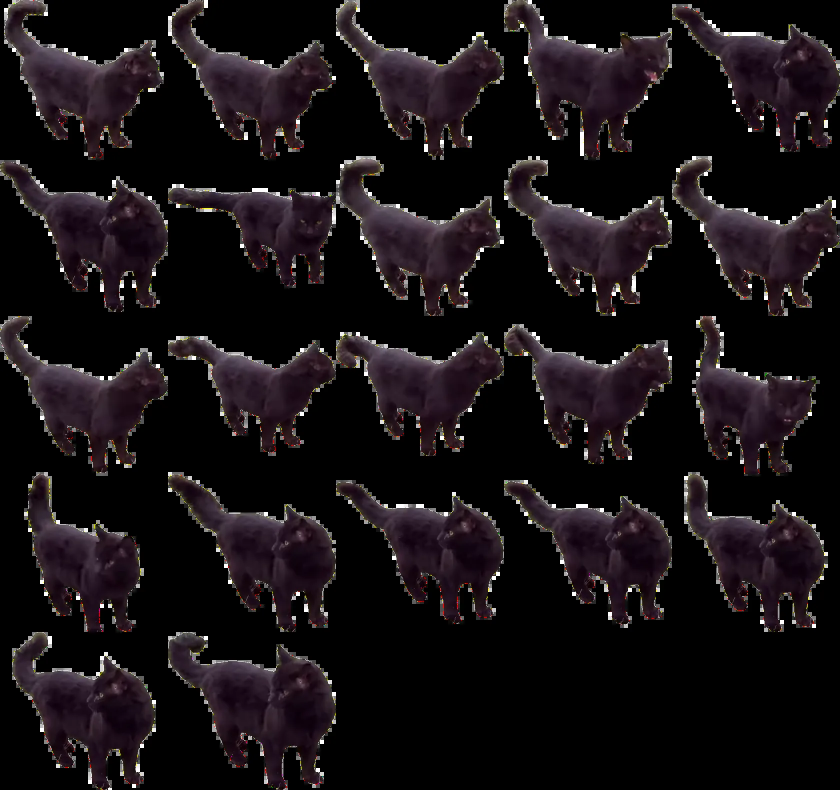
#> input picture assets/gallery-seed/blackcat-atlas.webp, 1680 x 1580 px (shown at 1/2 size)
$ python refine_alpha.py --rgb ../../../../assets/gallery-seed/blackcat-atlas.webp --mask ../../../../assets/gallery-seed/blackcat-thumb.webp --out-alpha out.png --out-fg out.png
#> lines starting #> are read from the running program, lines starting #| are printed output that depends on the picture; after the words box and inside, x2 and y2 are one past the last pixel; in counts of white or black regions, pixels touching at a corner belong together
"""Lane A -- shared edge refinement for Basic + Lite tiers.

Pure function module plus a small CLI. No network, no models, no GPU.

Pipeline (see BOUNDARY.md):
  1. Work at frame resolution; a differently-sized mask is upsampled
     bilinearly as float, never nearest.
  2. Island cleanup on the HARD mask: keep the largest component plus any
     component overlapping prev_alpha (if given). Runs pre-feathering so the
     smoother can never thin a structure below the cutoff and lose it. The
     removed pixel count is reported via the
     ``refine_alpha.last_removed_pixels`` attribute (set on every call) and
     by the CLI on stdout. Never erodes the mask: thin parts survive.
  3. Guided feathering (cv2.ximgproc.guidedFilter, RGB guide -- colour
     separates brown deer from green grass where luma does not) applied only
     to a narrow band (+-BAND_HALF_WIDTH px) around the cleaned mask's edge;
     interior stays 1, far exterior 0. A smoothstep snap inside the band
     keeps the 10-90% transition at ~2 px instead of a wide blurry glow.
     Output stays SOFT (float alpha in [0, 1]).
  4. Temporal smoothing is OFF by default: keyframes are ~5 source frames
     apart while the subject moves, so blending with the previous keyframe
     ghosts (semi-transparent doubles). Pass consecutive=True only for truly
     consecutive frames; even then smoothing applies solely inside the
     current mask dilated by 1 px, never adding alpha outside it.
  5. Foreground colour decontamination in the band: semi-transparent edge
     pixels are re-estimated from the nearest confident-interior pixel so
     background colour (e.g. green grass) does not tint them.

How this differs from plate.py cmd_refine_mask: that command filters at
full resolution with a luma guide and then RE-BINARISES (adaptive threshold
at half the peak) plus INTER_AREA downscale, so its output is a binary
working-res mask -- the soft edge is discarded by design, and the
selected-subject path (run-basic.mjs) never calls it. refine_alpha keeps
the filtered result as float alpha, works at frame resolution, and adds
island cleanup, opt-in consecutive-only temporal smoothing and foreground
decontamination.
"""

import argparse

import cv2
import numpy as np

# Edge-band half-width in px. Alpha outside the dilated edge is exactly the
# mask (1 interior, 0 exterior), so no halo or ghost can leak beyond it.
BAND_HALF_WIDTH = 2

# Fixed blend used for temporal smoothing inside the allowed region.
_TEMPORAL_BETA = 0.5


def _require_ximgproc():
    """Return cv2.ximgproc, or fail closed (no silent luma fallback)."""
    xf = getattr(cv2, "ximgproc", None)
    if xf is None or not hasattr(xf, "guidedFilter"):
        raise RuntimeError(
            "refine_alpha needs cv2.ximgproc.guidedFilter "
            "(opencv-contrib); refusing to run without it")
    return xf


def nearest_interior_lut(confident_interior_bool):
    """(rows, cols) index maps of the nearest confident-interior pixel.

    Exact nearest-interior lookup without scipy (production venvs lack it):
    cv2.distanceTransformWithLabels(..., labelType=DIST_LABEL_PIXEL)
    enumerates the zero pixels in scan order, so each label is mapped back
    through that enumeration (label k -> k-th zero pixel, 1-based).
    """
    conf = np.asarray(confident_interior_bool, dtype=bool)
    src = (~conf).astype(np.uint8)  # zeros = interior candidates
    _d, labels = cv2.distanceTransformWithLabels(
        src, cv2.DIST_L2, 5, labelType=cv2.DIST_LABEL_PIXEL)
    zy, zx = np.where(src == 0)
    if len(zy) == 0:
        raise ValueError("nearest_interior_lut: empty interior")
    lab = labels.astype(np.int64) - 1
    np.clip(lab, 0, len(zy) - 1, out=lab)
    return zy[lab], zx[lab]


def _to_bool_mask(mask, shape):
    """Return a 2-D bool mask at ``shape`` (H, W).

    A differently-sized mask is upsampled bilinearly as float32 and thresholded
    at 0.5 -- never nearest-neighbour. Multi-channel input uses channel 0
    (fixture label PNGs may load as RGB).
    """
    m = np.asarray(mask)
    if m.ndim == 3:
        m = m[:, :, 0]
    if m.dtype == bool:
        f = m.astype(np.float32)
    else:
        f = m.astype(np.float32)
        if f.max() > 1.0:
            f = f / 255.0
    if f.shape != shape:
        f = cv2.resize(f, (shape[1], shape[0]),
                       interpolation=cv2.INTER_LINEAR)
    return (f >= 0.5)


def _band_and_interiors(mask_bool):
    """Edge band plus confident interior region."""
    b = BAND_HALF_WIDTH
    mu = mask_bool.astype(np.uint8)
    k = np.ones((2 * b + 1, 2 * b + 1), np.uint8)
    dilated = cv2.dilate(mu, k).astype(bool)
    eroded = cv2.erode(mu, k).astype(bool)
    band = dilated & ~eroded
    k_conf = np.ones((2 * (b + 1) + 1, 2 * (b + 1) + 1), np.uint8)
    confident_interior = cv2.erode(mu, k_conf).astype(bool)
    if not confident_interior.any():
        confident_interior = mask_bool  # tiny mask: fall back to the mask itself
    return band, confident_interior, eroded, dilated


def refine_alpha(rgb_uint8_HxWx3, hard_mask_bool, prev_alpha=None, *,
                 radius=1, eps=1e-3, consecutive=False):
    """Refine a hard binary mask into a soft alpha matte.

    Args:
        rgb_uint8_HxWx3: HxWx3 uint8 frame (BGR as loaded by cv2).
        hard_mask_bool: HxW mask (bool, 0/1 or 0/255; may differ in size).
        prev_alpha: optional previous-frame alpha, H'xW' float in [0, 1].
            Ignored unless consecutive=True (see below).
        radius: guided-filter window radius in px (window is 2r+1).
        eps: guided-filter regularisation for a [0, 1] float guide.
        consecutive: set True only when prev_alpha is the immediately
            previous frame. Keyframes ~5 frames apart are NOT consecutive:
            blending those ghosts. Even when True, smoothing never adds
            alpha outside the current mask dilated by 1 px.

    Returns:
        (alpha_float32_HxW in [0, 1], fg_rgb_uint8 HxWx3).
    """
    rgb = np.asarray(rgb_uint8_HxWx3)
    if rgb.ndim != 3 or rgb.shape[2] != 3:
        raise ValueError("rgb must be HxWx3 uint8")
    h, w = rgb.shape[:2]
    mask = _to_bool_mask(hard_mask_bool, (h, w))

    # Resize once, reuse for cleanup overlap and temporal smoothing.
    prev_resized = None
    if prev_alpha is not None and consecutive:
        prev_resized = cv2.resize(np.asarray(prev_alpha, dtype=np.float32),
                                  (w, h), interpolation=cv2.INTER_LINEAR)
        prev_resized = np.clip(prev_resized, 0.0, 1.0)

    # (2) Island cleanup on the hard mask (pre-feathering); never an erosion.
    n_comp, labels, stats, _ = cv2.connectedComponentsWithStats(
        mask.astype(np.uint8), 8)
    removed = 0
    if n_comp > 2 or (n_comp == 2 and prev_resized is not None):
        # Component 0 is the background; keep the largest foreground one.
        areas = stats[1:, cv2.CC_STAT_AREA]
        keep = {int(np.argmax(areas)) + 1}
        if prev_resized is not None:
            prev_bin = prev_resized > 0.5
            for cid in range(1, n_comp):
                if np.any((labels == cid) & prev_bin):
                    keep.add(cid)
        drop = mask & ~np.isin(labels, list(keep))
        removed = int(drop.sum())
        mask = mask & ~drop
    refine_alpha.last_removed_pixels = removed

    # (3) Guided feathering, restricted to the edge band of the cleaned mask.
    band, confident_interior, _eroded, _dilated = _band_and_interiors(mask)
    base = mask.astype(np.float32)
    alpha = base.copy()
    if band.any():
        guide = rgb.astype(np.float32) / 255.0
        q = _require_ximgproc().guidedFilter(guide, base, radius,
                                             float(eps))
        t = np.clip(q[band], 0.0, 1.0)
        alpha[band] = (t * t * (3.0 - 2.0 * t)).astype(np.float32)  # snap

    # (4) Temporal smoothing: consecutive frames only, and never outside the
    # current mask dilated by 1 px (no ghost doubles).
    if prev_resized is not None and band.any():
        dil1 = cv2.dilate(mask.astype(np.uint8),
                          np.ones((3, 3), np.uint8)).astype(bool)
        allow = band & dil1
        alpha[allow] = ((1.0 - _TEMPORAL_BETA) * alpha[allow]
                        + _TEMPORAL_BETA * prev_resized[allow])
        np.clip(alpha, 0.0, 1.0, out=alpha)

    # (5) Foreground decontamination in the band.
    fg = rgb.copy()
    fix = band & (alpha < 0.98)
    if fix.any():
        nrow, ncol = nearest_interior_lut(confident_interior)
        fg[fix] = rgb[nrow[fix], ncol[fix]]

    return alpha.astype(np.float32), fg


# Set on every refine_alpha() call: mask pixels dropped by island cleanup.
refine_alpha.last_removed_pixels = 0


def _load_mask_bool(path):
    m = cv2.imread(path, cv2.IMREAD_UNCHANGED)
    if m is None:
        raise FileNotFoundError(path)
    if m.ndim == 3:
        m = m[:, :, 0]
    if m.dtype == bool:
        return m
    if m.max() <= 1:
        return m > 0
    return m > 127


def main(argv=None):
    ap = argparse.ArgumentParser(description="Lane A edge refinement CLI.")
    ap.add_argument("--rgb", required=True, help="Input frame (BGR image).")
    ap.add_argument("--mask", required=True, help="Hard mask image (0/1 or 0/255).")
    ap.add_argument("--out-alpha", required=True, help="Output alpha PNG (0-255).")
    ap.add_argument("--out-fg", required=True, help="Output decontaminated FG PNG.")
    ap.add_argument("--prev-alpha", default=None,
                    help="Optional previous alpha PNG (0-255).")
    ap.add_argument("--consecutive", action="store_true",
                    help="prev-alpha is the immediately previous frame.")
    ap.add_argument("--radius", type=int, default=1)
    ap.add_argument("--eps", type=float, default=1e-3)
    args = ap.parse_args(argv)

    rgb = cv2.imread(args.rgb, cv2.IMREAD_COLOR)
#> rgb is the input picture: shape (1580, 1680, 3); mean B, G, R 20.1, 17.2, 22.6
    if rgb is None:
        raise FileNotFoundError(args.rgb)
    mask = _load_mask_bool(args.mask)
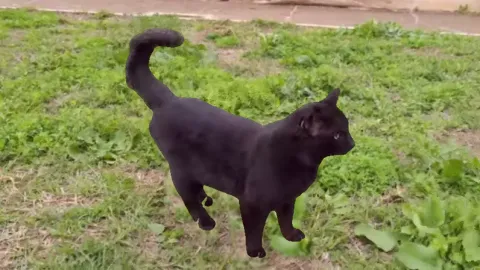
#> input picture assets/gallery-seed/blackcat-thumb.webp, 480 x 270 px
#> in _load_mask_bool, m is the input picture: shape (270, 480, 3); mean B, G, R 84.9, 134, 131.5
#> in _load_mask_bool, `return m > 127`:
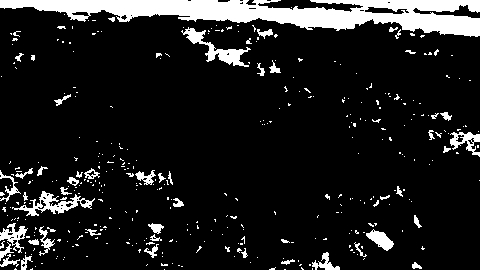
#> returned value: shape (270, 480) bool; 11.7% white; 379 white regions (326 under 20 px), largest, box (x1, y1, x2, y2) and area: (0, 0, 480, 37) 8977, (181, 27, 251, 67) 718, (12, 191, 95, 216) 648
    prev = None
    if args.prev_alpha is not None:
        prev = cv2.imread(args.prev_alpha, cv2.IMREAD_UNCHANGED)
        if prev is None:
            raise FileNotFoundError(args.prev_alpha)
        if prev.ndim == 3:
            prev = prev[:, :, 0]
        prev = prev.astype(np.float32) / 255.0

    alpha, fg = refine_alpha(rgb, mask, prev, radius=args.radius, eps=args.eps,
                             consecutive=args.consecutive)
#> in _to_bool_mask, `return (f >= 0.5)`: returned value: shape (1580, 1680) bool; 11.6% white; 379 white regions (126 under 20 px), largest, box (x1, y1, x2, y2) and area: (0, 0, 1680, 217) 184075, (634, 158, 878, 392) 14746, (42, 1118, 333, 1264) 13478
#> in refine_alpha, `n_comp, labels, stats, _ = cv2.connectedComponentsWithStats( mask.asty..`:
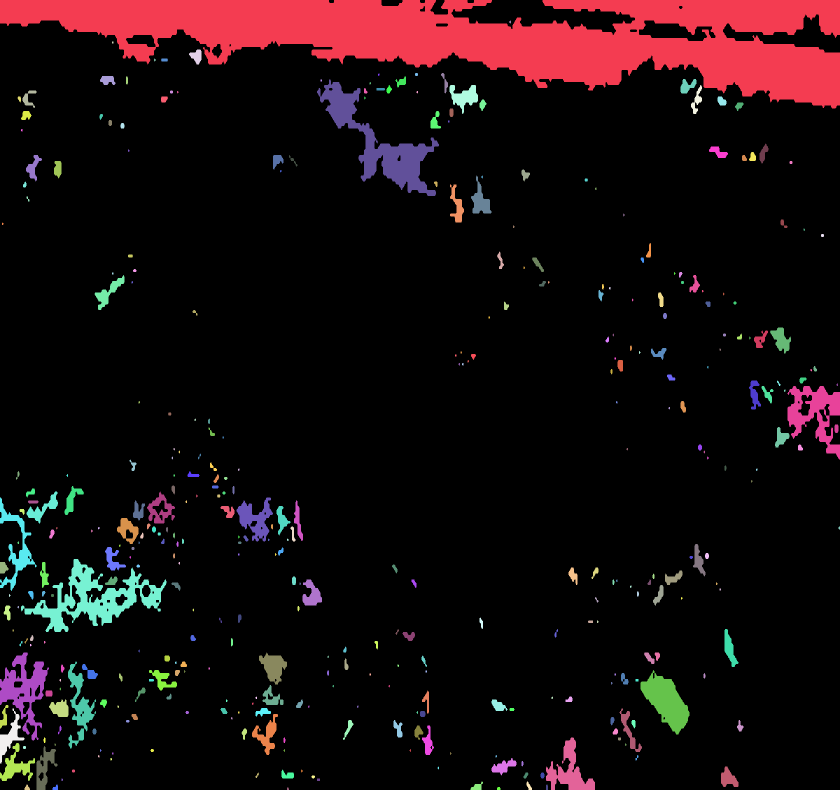
#> labels: shape (1580, 1680) int32 (shown at 1/2 size); 380 distinct labels, from 0 to 379; one colour per label, 0 black
#> in refine_alpha, `n_comp, labels, stats, _ = cv2.connectedComponentsWithStats( mask.asty..`: n_comp = 380; stats = 380 rows, first 6: [0, 0, 1680, 1580, 2346153], [0, 0, 1680, 217, 184075], [1019, 41, 3, 6, 12], [224, 82, 3, 6, 12], [378, 99, 25, 30, 460], [308, 117, 3, 6, 12]
#> in refine_alpha, `areas = stats[1:, cv2.CC_STAT_AREA]`: areas = 379 values, max 184075 at index 0, min 12 at index 1, mean 813.3
#> in refine_alpha, `keep = {int(np.argmax(areas)) + 1}`: keep = 1 item
#> in refine_alpha, `drop = mask & ~np.isin(labels, list(keep))`:
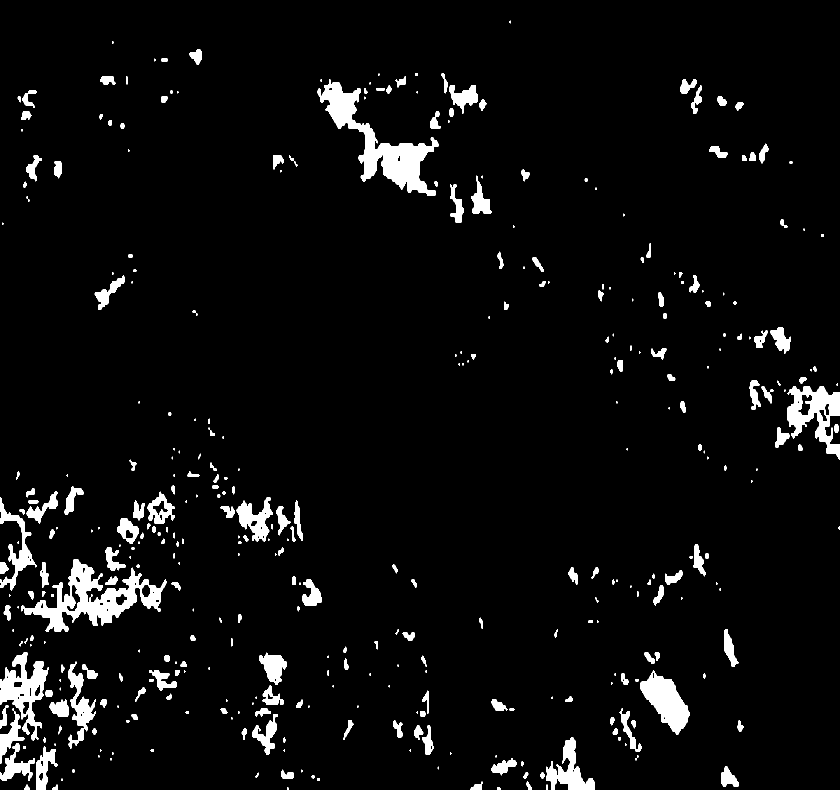
#> drop: shape (1580, 1680) bool (shown at 1/2 size); 4.7% white; 378 white regions (126 under 20 px), largest, box (x1, y1, x2, y2) and area: (634, 158, 878, 392) 14746, (42, 1118, 333, 1264) 13478, (1575, 772, 1680, 919) 7009
#> in refine_alpha, `removed = int(drop.sum())`: removed = 124172
#> in refine_alpha, `mask = mask & ~drop`: mask: shape (1580, 1680) bool; 6.9% white; 1 white region, box (x1, y1, x2, y2) and area: (0, 0, 1680, 217) 184075
#> in _band_and_interiors, `dilated = cv2.dilate(mu, k).astype(bool)`: dilated: shape (1580, 1680) bool; 7.4% white; 1 white region, box (x1, y1, x2, y2) and area: (0, 0, 1680, 219) 195575
#> in _band_and_interiors, `eroded = cv2.erode(mu, k).astype(bool)`: eroded: shape (1580, 1680) bool; 6.5% white; 4 white regions (2 under 20 px), largest, box (x1, y1, x2, y2) and area: (0, 0, 1680, 215) 172205, (1406, 61, 1416, 70) 31
#> in _band_and_interiors, `band = dilated & ~eroded`: band: shape (1580, 1680) bool; 0.88% white; 13 white regions, largest, box (x1, y1, x2, y2) and area: (0, 39, 1680, 219) 12955, (901, 0, 1272, 72) 3813, (1444, 27, 1680, 107) 2872
#> in _band_and_interiors, `confident_interior = cv2.erode(mu, k_conf).astype(bool)`: confident_interior: shape (1580, 1680) bool; 6.3% white; 5 white regions (2 under 20 px), largest, box (x1, y1, x2, y2) and area: (0, 0, 1680, 214) 166210, (950, 0, 980, 9) 199, (1076, 167, 1091, 173) 71
#> in refine_alpha, `alpha[band] = (t * t * (3.0 - 2.0 * t)).astype(np.float32)`: alpha: shape (1580, 1680) float32; min 0, max 1, mean 0.0694
#> in refine_alpha, `fix = band & (alpha < 0.98)`: fix: shape (1580, 1680) bool; 0.78% white; 13 white regions, largest, box (x1, y1, x2, y2) and area: (0, 39, 1680, 219) 11469, (901, 0, 1272, 71) 3394, (1444, 27, 1680, 107) 2594
#> in refine_alpha, `nrow, ncol = nearest_interior_lut(confident_interior)`:
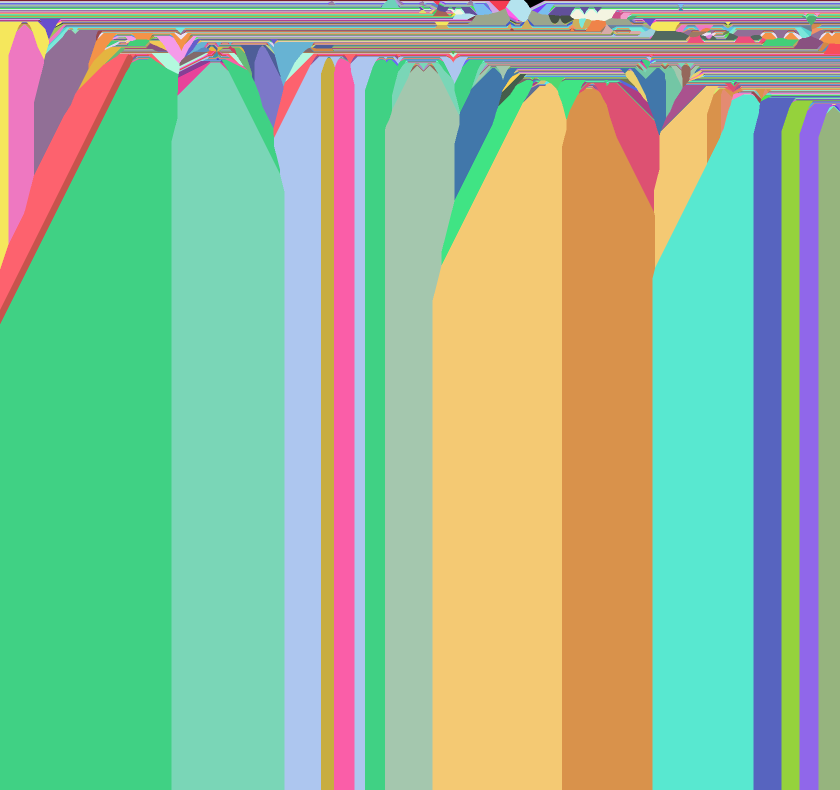
#> nrow: shape (1580, 1680) int64 (shown at 1/2 size); 214 distinct labels, from 0 to 213; one colour per label, 0 black
#> in refine_alpha, `nrow, ncol = nearest_interior_lut(confident_interior)`:
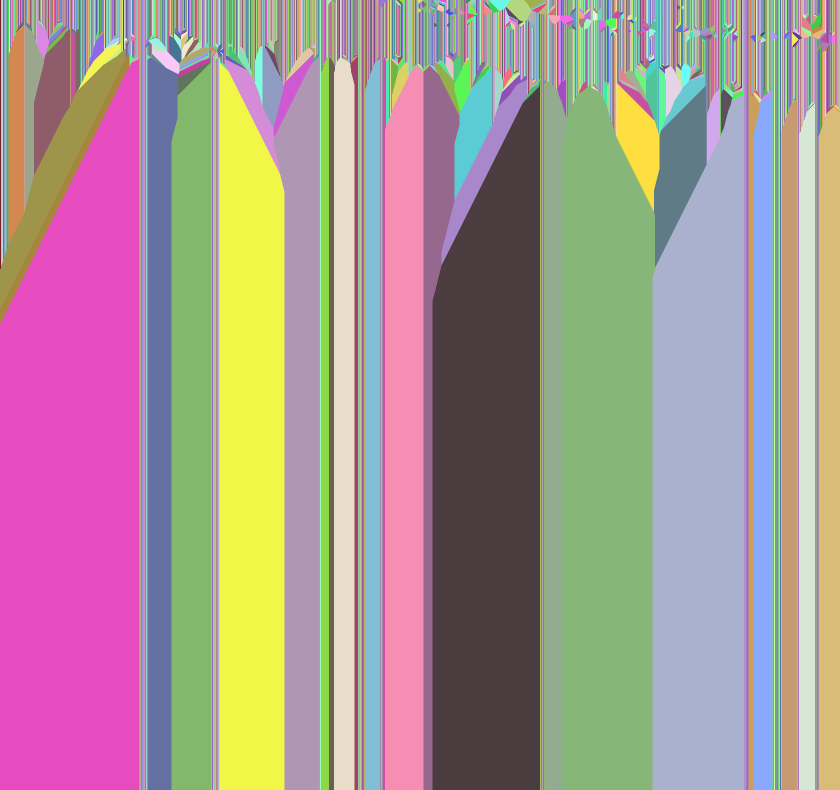
#> ncol: shape (1580, 1680) int64 (shown at 1/2 size); 1680 distinct labels, from 0 to 1679; one colour per label, 0 black
#> in refine_alpha, `fg[fix] = rgb[nrow[fix], ncol[fix]]`:
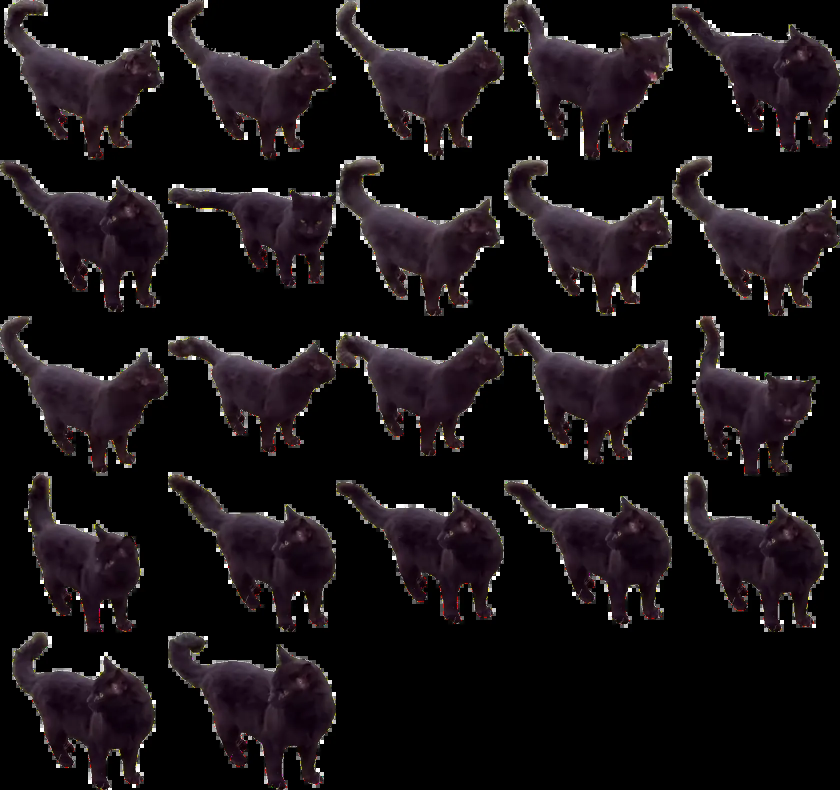
#> fg: shape (1580, 1680, 3) (shown at 1/2 size); 0.37% of pixels changed, all inside (x1, y1, x2, y2) = (0, 0, 1675, 219)
    cv2.imwrite(args.out_alpha, np.round(alpha * 255).astype(np.uint8))
    cv2.imwrite(args.out_fg, fg)
    print("removed_pixels=%d" % refine_alpha.last_removed_pixels)
#| removed_pixels=124172
    print("alpha_min=%.4f alpha_max=%.4f alpha_mean=%.4f"
          % (float(alpha.min()), float(alpha.max()), float(alpha.mean())))
#| alpha_min=0.0000 alpha_max=1.0000 alpha_mean=0.0694


if __name__ == "__main__":
    main()
